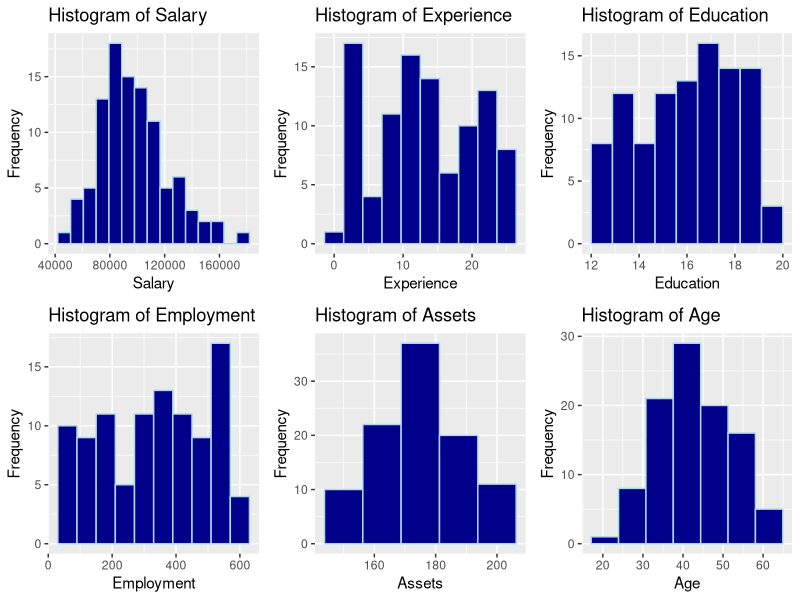
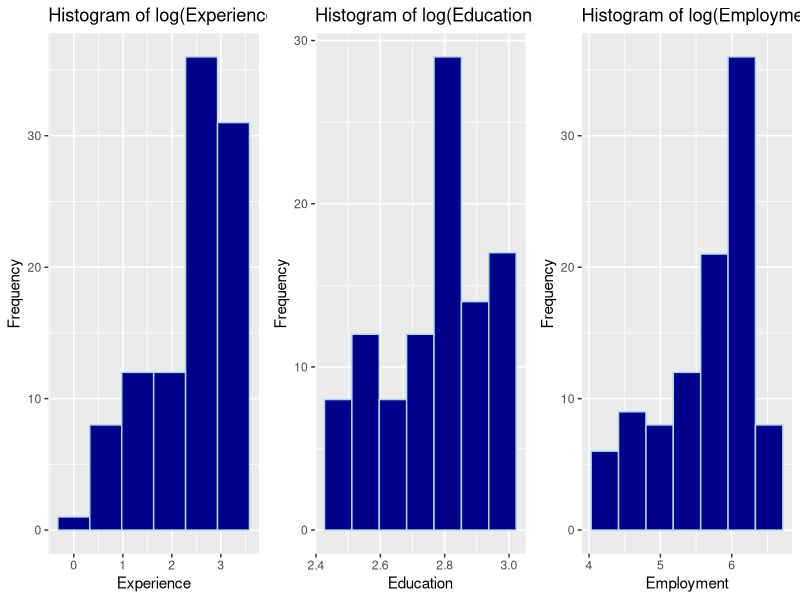
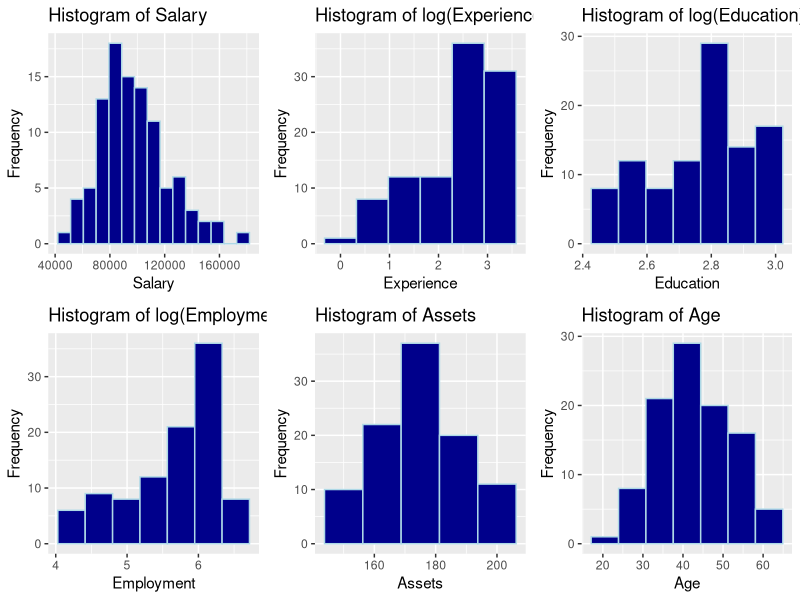
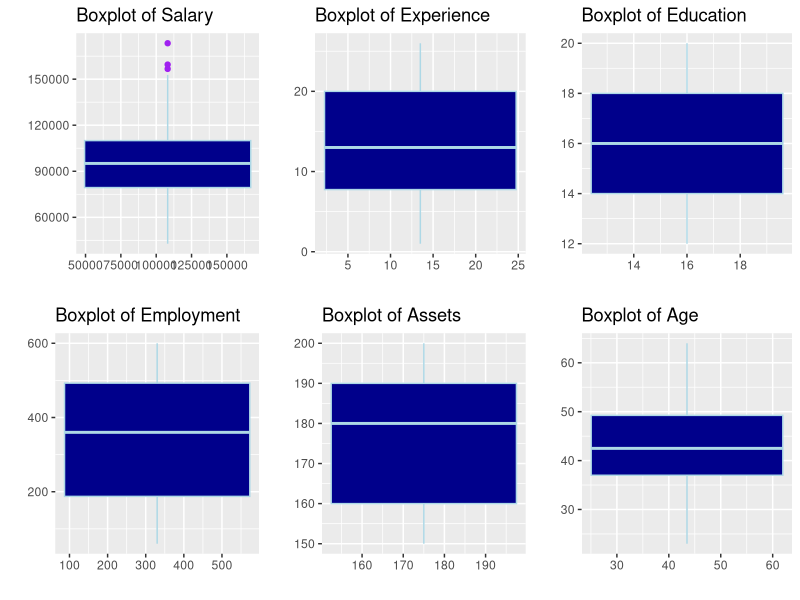
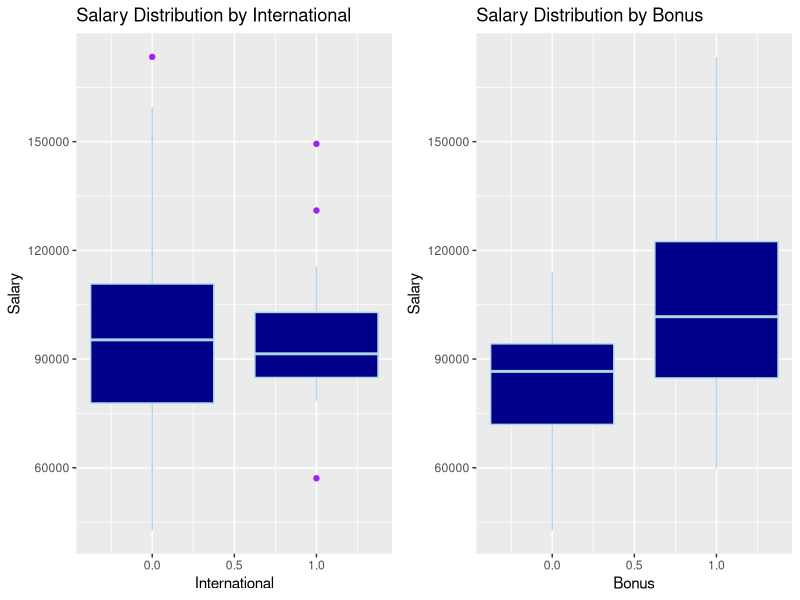
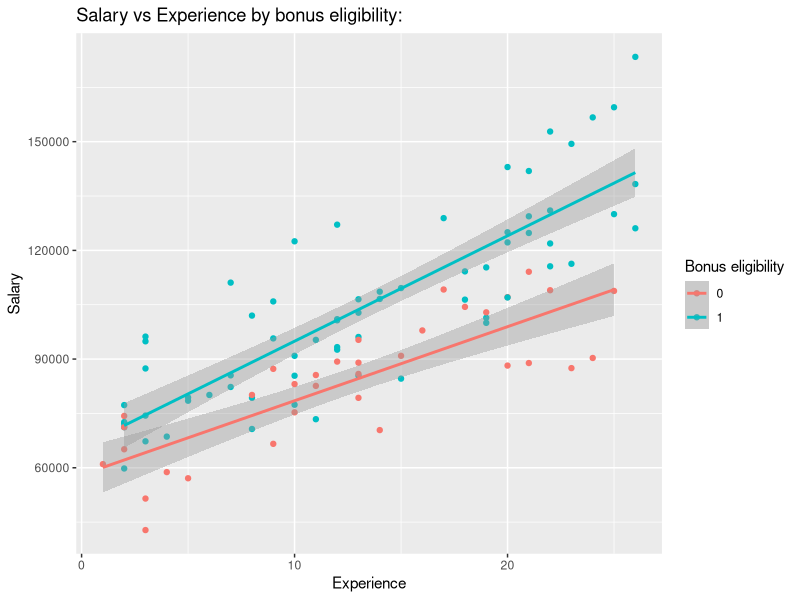

Write the R code that produced these figures, in order.
setwd("~/Desktop/My_Applications/Guide to Statistical Modeling using R")
# Exploratory Analysis is when we get an overview of our data,
# so that we decide what model might fit best
# This is done both visually and computationally

# Installing required libraries

library(ggplot2) # Visualization package - built according to Edward Tufte's guidelines
library(gridExtra) # Required to attach plots together


# Loading data
dat <- read.csv('./data/Clean_Salaries.csv', header = TRUE) # Importing the new(clean) data

# Getting an overview of the data

dim(dat) # Size: Rows, Columns
str(dat) # column names, variable types
head(dat) # View first 6 rows of the data
tail(dat) # View the last 6 rows of the data

# Examining the distribution of the quantitative variables

hist1 <- ggplot(dat, aes(Salary)) + 
        geom_histogram(bins = 15, fill = "darkblue", col = "lightblue") + 
        ggtitle("Histogram of Salary") +
        labs(x = "Salary", y = "Frequency")

hist2 <- ggplot(dat, aes(Experience)) + 
        geom_histogram(bins = 10, fill = "darkblue", col = "lightblue") + 
        ggtitle("Histogram of Experience") +
        labs(x = "Experience", y = "Frequency")

hist3 <- ggplot(dat, aes(Education)) + 
        geom_histogram(bins = 10, fill = "darkblue", col = "lightblue") + 
        ggtitle("Histogram of Education") +
        labs(x = "Education", y = "Frequency")

hist4 <- ggplot(dat, aes(Employment)) + 
        geom_histogram(bins = 10, fill = "darkblue", col = "lightblue") + 
        ggtitle("Histogram of Employment") +
        labs(x = "Employment", y = "Frequency")

hist5 <- ggplot(dat, aes(Assets)) + 
        geom_histogram(bins = 5, fill = "darkblue", col = "lightblue") + 
        ggtitle("Histogram of Assets") +
        labs(x = "Assets", y = "Frequency")

hist6 <- ggplot(dat, aes(Age)) + 
        geom_histogram(bins = 7, fill = "darkblue", col = "lightblue") + 
        ggtitle("Histogram of Age") +
        labs(x = "Age", y = "Frequency")

grid.arrange(hist1, hist2, hist3, hist4, hist5, hist6, ncol = 3)

# Experience, Education and Employment variable transformation

hist22 <- ggplot(dat, aes(log(Experience))) + 
        geom_histogram(bins = 6, fill = "darkblue", col = "lightblue") + 
        ggtitle("Histogram of log(Experience)") +
        labs(x = "Experience", y = "Frequency")

hist33 <- ggplot(dat, aes(log(Education))) + 
        geom_histogram(bins = 7, fill = "darkblue", col = "lightblue") + 
        ggtitle("Histogram of log(Education)") +
        labs(x = "Education", y = "Frequency")

hist44 <- ggplot(dat, aes(log(Employment))) + 
        geom_histogram(bins = 7, fill = "darkblue", col = "lightblue") + 
        ggtitle("Histogram of log(Employment)") +
        labs(x = "Employment", y = "Frequency")

grid.arrange(hist22, hist33, hist44, ncol = 3)

grid.arrange(hist1, hist22, hist33, hist44, hist5, hist6, ncol = 3)

# Outliers Detection

box1 <- ggplot(dat, aes(Salary, group = 1)) + 
        geom_boxplot(aes(y=Salary), fill = "darkblue", col = "lightblue", outlier.colour = "purple") + 
        ggtitle("Boxplot of Salary") +
        labs(x= "", y = "")

box2 <- ggplot(dat, aes(Experience, group = 1)) + 
        geom_boxplot(aes(y=Experience), fill = "darkblue", col = "lightblue", outlier.colour = "purple") + 
        ggtitle("Boxplot of Experience") +
        labs(x= "", y = "")

box3 <- ggplot(dat, aes(Education, group = 1)) + 
        geom_boxplot(aes(y=Education), fill = "darkblue", col = "lightblue", outlier.colour = "purple") + 
        ggtitle("Boxplot of Education") +
        labs(x= "", y = "")

box4 <- ggplot(dat, aes(Employment, group = 1)) + 
        geom_boxplot(aes(y=Employment), fill = "darkblue", col = "lightblue", outlier.colour = "purple") + 
        ggtitle("Boxplot of Employment") +
        labs(x= "", y = "")

box5 <- ggplot(dat, aes(Assets, group = 1)) + 
        geom_boxplot(aes(y=Assets), fill = "darkblue", col = "lightblue", outlier.colour = "purple") + 
        ggtitle("Boxplot of Assets") +
        labs(x= "", y = "")

box6 <- ggplot(dat, aes(Age, group = 1)) + 
        geom_boxplot(aes(y=Age), fill = "darkblue", col = "lightblue", outlier.colour = "purple") + 
        ggtitle("Boxplot of Age") +
        labs(x= "", y = "")

grid.arrange(box1, box2, box3, box4, box5, box6, ncol = 3)

boxintern <- ggplot(dat, aes(group = International)) + 
        geom_boxplot(aes(y = Salary, x = International), fill = "darkblue", col = "lightblue", outlier.color = "purple") +
        ggtitle('Salary Distribution by International')


boxsalbonus <- ggplot(dat, aes(group = Bonus)) + 
        geom_boxplot(aes(y = Salary, x = Bonus), fill = "darkblue", col = "lightblue", outlier.color = "purple") +
        ggtitle('Salary Distribution by Bonus')


grid.arrange(boxintern, boxsalbonus, ncol = 2)


# Visualize salary vs experience by bonus eligibility(0 or 1)

ggplot(dat, aes(y = Salary, x = Experience, color = as.factor(Bonus))) +
        geom_point() + 
        geom_smooth(method = "lm") + 
        labs(colour='Bonus eligibility') + 
        ggtitle('Salary vs Experience by bonus eligibility:')

